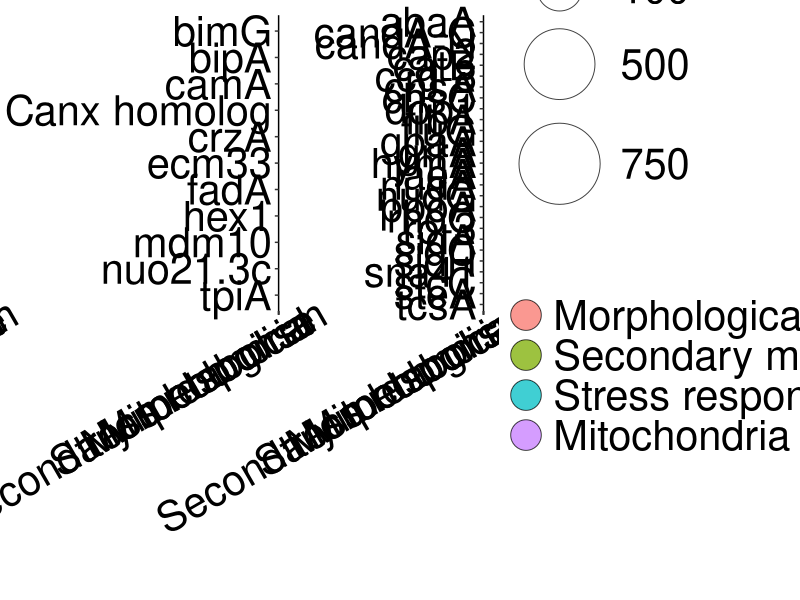
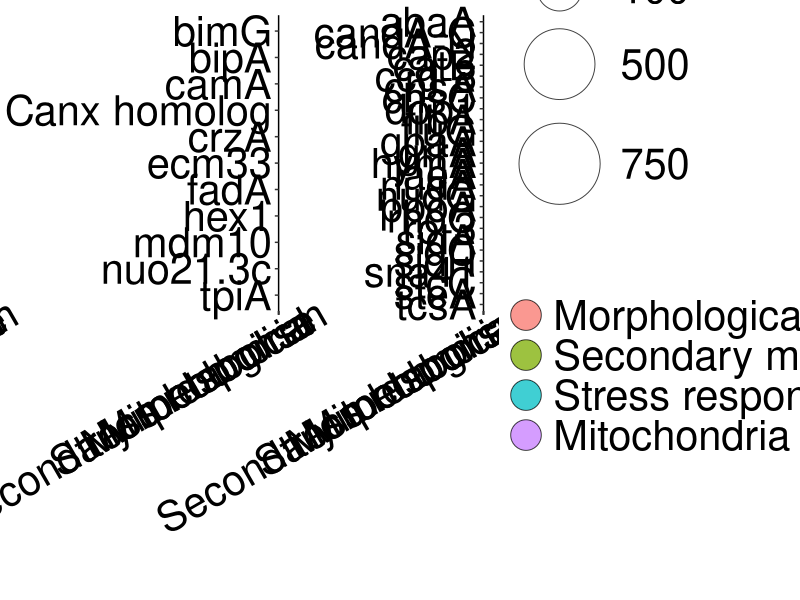

Write the R code that produced these figures, in order.
################################################################################
#
#                       Mold growth metatranscriptomics
#                      
#       Balasubrahmaniam et al 2024. Moving Beyond Species: Fungal function 
#       provides novel targets for potential indicators of mold growth in homes.
#
#                       By: Neeraja Balasubrahmaniam
#
################################################################################

# Script name: GO-gene_bubble_plot_MOLD
# Created on: 8 February 2024
# Last updated: 23 April 2024
# Author: Neeraja Balasubrahmaniam
# Description: This script plots log2FC and functional categories of target 
# genes in bubble plots. Inkscape [v.1.3] (https://inkscape.org/) was 
# used for further modifications of sizes of plots on the .pdf plot  
# that this script produced.

# ---- Setup -------------------------------------------------------------------
# Install necessary packages
install.packages(tidyverse)
install.packages(patchwork)
install.packages(ggplot2)

# Load packages
library(tidyverse)
library(patchwork)
library(ggplot2)

# Package versions
packageVersion("tidyverse")
packageVersion("patchwork")
packageVersion("ggplot2")

# Reporting packages versions 
# > packageVersion("tidyverse")
# [1] ‘2.0.0’
# > packageVersion("patchwork")
# [1] ‘1.1.2’
# > packageVersion("ggplot2")
# [1] ‘3.4.3’

#---- Code to create bubble plots of log2FC data--------------------------------
# log2FC and FDR-adjusted p values of all DE genes, their fungal annotations
# are provided in a separate .txt file as well as in SI Table S10 

#---- Set working directory to read data
setwd("")

#---- Read data for 100% upregulated genes (here, group1)-----------------------
data1=read.table(file="group1_go_gene_longer.txt", header = TRUE, sep='	');

df1 <- data.frame(data1)

df1 <- data.frame(data1)
df1$log2FC = as.numeric(df1$log2FC)

df1 <- df1[ order(df1$gene, decreasing = TRUE), ]

df1$term.group=factor(df1$term.group,levels = c("Morphological", 
                                                "Secondary metabolism",
                                                "Stress response",
                                                "Mitochondria"))
df1$gene = factor(df1$gene, levels=rev(sort(unique(df1$gene))))


#---- Read data for 100% and 85% upregulated genes (here, group2)---------------
data2=read.table(file="group2_go_gene_longer.txt", header = TRUE, sep='	');

df2 <- data.frame(data2)
df2$log2FC = as.numeric(df2$log2FC)

df2 <- df2[ order(df2$gene, decreasing = TRUE), ]

df2$term.group=factor(df2$term.group,levels = c("Morphological", 
                                                "Secondary metabolism",
                                                "Stress response",
                                                "Mitochondria"))
df2$gene = factor(df2$gene, levels=rev(sort(unique(df2$gene))))

#---- Read data for 85% upregulated genes (here, group3)------------------------
data3=read.table(file="group3_go_gene_longer.txt", header = TRUE, sep='	');

df3 <- data.frame(data3)
df3$log2FC = as.numeric(df3$log2FC)

df3 <- df3[ order(df3$gene, decreasing = TRUE), ]

df3$term.group=factor(df3$term.group,levels = c("Morphological", 
                                                "Secondary metabolism",
                                                "Stress response",
                                                "Mitochondria"))
df3$gene = factor(df3$gene, levels=rev(sort(unique(df3$gene))))

#---- Plotting group1 as bubble plot p1-----------------------------------------
p1 = ggplot(df1, aes(x=term.group , y=gene)) +
  geom_point(aes(size = log2FC, fill = term.group), alpha = 0.75, shape = 21) +
  scale_size_continuous(limits = c(0.000001, 1000), range = c(8,30), 
                        breaks = c(10,100,500,750)) +   
  labs( x= "", y = "", size = "log2FC", fill = "")  + 
  theme_bw() +
  theme(axis.text.x = element_text(size=30, color = "black", family = "sans", 
                                   angle = 30, vjust = 1, hjust=0.9),
        axis.text.y = element_text(size=30, color = "black", family = "sans"),
        legend.text = element_text(size=30, color = "black", family = "sans"),
        legend.title = element_text(size=30, color = "black", family = "sans"),
        panel.background = element_blank(),
        panel.grid.major = element_line(linewidth = 0.25),
        panel.grid.minor = element_line(linewidth = 0.25),
        axis.line = element_line(colour = "black"),
        legend.position = "right") +
  guides(fill = guide_legend(override.aes = list(size = 10)))

#---- Plotting group2 as bubble plot p2-----------------------------------------
p2 = ggplot(df2, aes(x=term.group , y=gene)) +
  geom_point(aes(size = log2FC, fill = term.group), alpha = 0.75, shape = 21) +
  scale_size_continuous(limits = c(0.000001, 1000), range = c(8,30), 
                        breaks = c(10,100,500,750)) +   
  labs( x= "", y = "", size = "log2FC", fill = "")  + 
  theme_bw() +
  theme(axis.text.x = element_text(size=30, color = "black", family = "sans", 
                                   angle = 30, vjust = 1, hjust=0.9),
        axis.text.y = element_text(size=30, color = "black", family = "sans"),
        legend.text = element_text(size=30, color = "black", family = "sans"),
        legend.title = element_text(size=30, color = "black", family = "sans"),
        panel.background = element_blank(),
        panel.grid.major = element_line(linewidth = 0.25),
        panel.grid.minor = element_line(linewidth = 0.25),
        axis.line = element_line(colour = "black"),
        legend.position = "right") +
  guides(fill = guide_legend(override.aes = list(size = 10)))

#---- Plotting group3 as bubble plot p3-----------------------------------------
p3 = ggplot(df3, aes(x=term.group , y=gene)) +
  geom_point(aes(size = log2FC, fill = term.group), alpha = 0.75, shape = 21) +
  scale_size_continuous(limits = c(0.000001, 1000), range = c(8,30), 
                        breaks = c(10,100,500,750)) +   
  labs( x= "", y = "", size = "log2FC", fill = "")  + 
  theme_bw() +
  theme(axis.text.x = element_text(size=30, color = "black", family = "sans", 
                                   angle = 30, vjust = 1, hjust=0.9),
        axis.text.y = element_text(size=30, color = "black", family = "sans"),
        legend.text = element_text(size=30, color = "black", family = "sans"),
        legend.title = element_text(size=30, color = "black", family = "sans"),
        panel.background = element_blank(),
        panel.grid.major = element_line(linewidth = 0.25),
        panel.grid.minor = element_line(linewidth = 0.25),
        axis.line = element_line(colour = "black"),
        legend.position = "right") +
  guides(fill = guide_legend(override.aes = list(size = 10)))

#------ Use patchwork to combine p1, p2, p3 and plot as p4----------------------
p4 = p1 + p2 + p3 + plot_layout(guides = 'collect')

p4

#---- Save combined plot p4 as PDF----------------------------------------------
pdf(file = "GO-gene-bubble.pdf", height = 14, width = 20)
p4
dev.off()